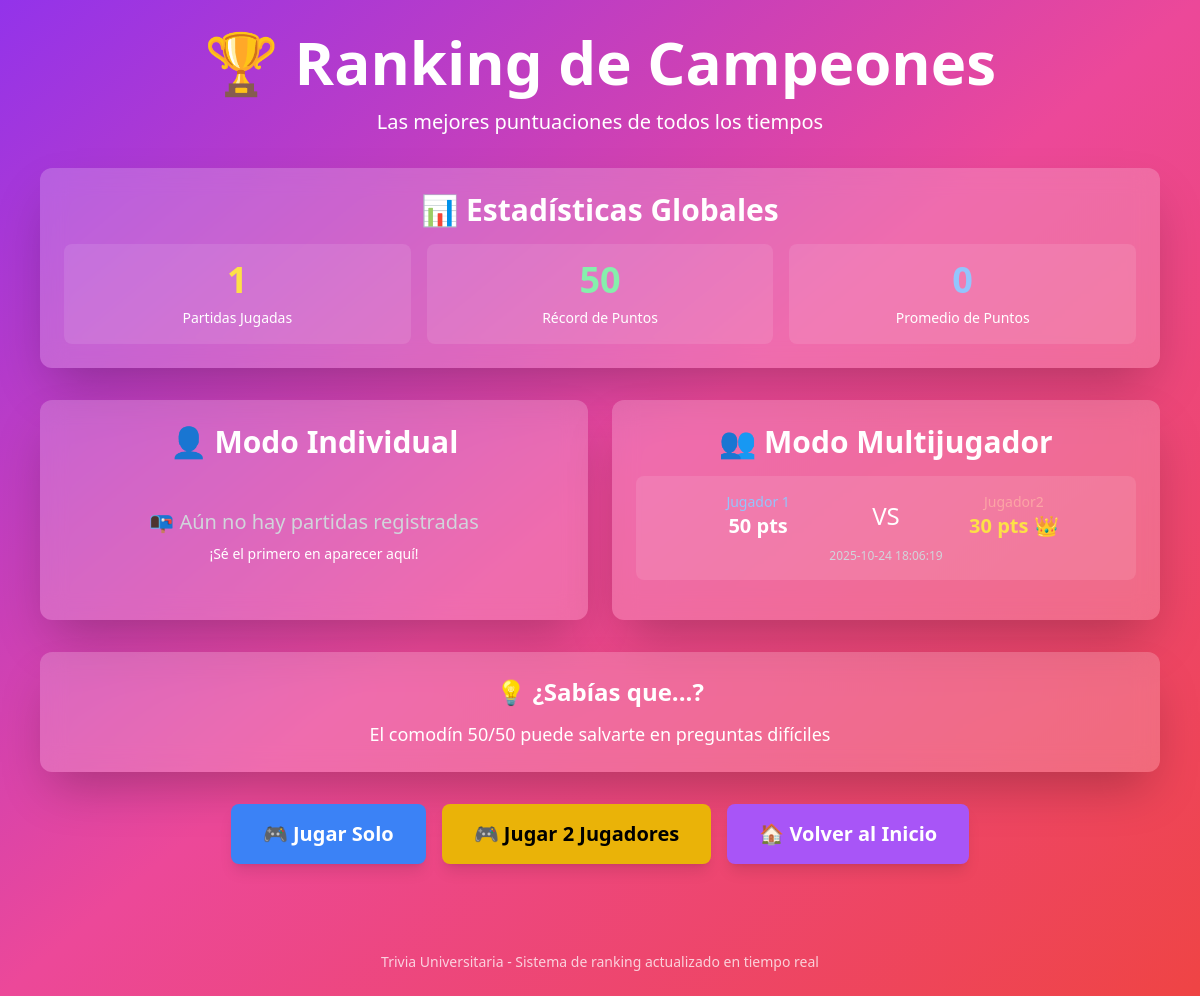
Before: /ranking with the older database file.
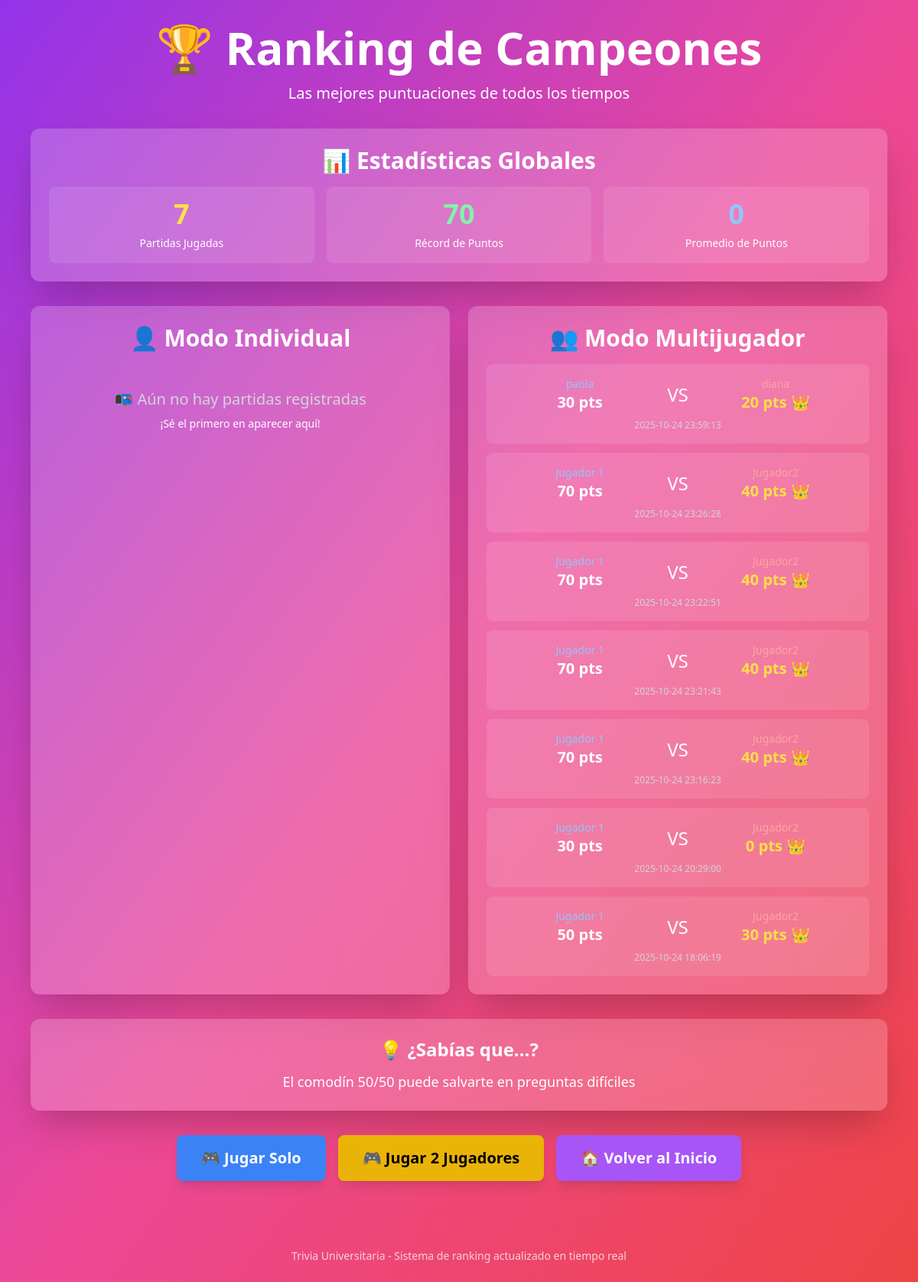
After: the same page with the newer database file.
### tables this page shows
CREATE TABLE partidas
                 (id INTEGER PRIMARY KEY AUTOINCREMENT,
                  fecha TEXT,
                  modo TEXT,
                  jugador1_puntos INTEGER,
                  jugador2_puntos INTEGER,
                  ganador INTEGER,
                  duracion INTEGER, nombre1 TEXT, nombre2 TEXT);

### app.py (the view)
@app.route('/ranking')
def ranking():
    ranking_individual = obtener_ranking('individual', 10)
    ranking_multi = obtener_ranking('multijugador', 10)
    stats_globales = obtener_estadisticas_globales()
    return render_template("ranking.html",
                         ranking_individual=ranking_individual,
                         ranking_multi=ranking_multi,
                         stats=stats_globales)

### database.py (called while the page is built)
def obtener_ranking(modo='individual', limit=10):
    try:
        conn = sqlite3.connect(DB_NAME)
        c = conn.cursor()
        if modo == 'individual':
            c.execute("""SELECT jugador1_puntos as puntos, fecha
                         FROM partidas
                         WHERE modo='individual'
                         ORDER BY puntos DESC
                         LIMIT ?""", (limit,))
        else:
            c.execute("""SELECT jugador1_puntos, jugador2_puntos, ganador, fecha , nombre1, nombre2
                         FROM partidas
                         WHERE modo='multijugador'
                         ORDER BY fecha DESC
                         LIMIT ?""", (limit,))
        resultados = c.fetchall()
        conn.close()
        return resultados
    except Exception as e:
        print(f"Error obteniendo ranking: {e}")
        return []

def obtener_estadisticas_globales():
    try:
        conn = sqlite3.connect(DB_NAME)
        c = conn.cursor()
        c.execute("SELECT COUNT(*) FROM partidas")
        total_partidas = c.fetchone()[0]
        c.execute("SELECT AVG(jugador1_puntos) FROM partidas WHERE modo='individual'")
        avg_puntos = c.fetchone()[0] or 0
        c.execute("SELECT MAX(jugador1_puntos) FROM partidas")
        mejor_puntuacion = c.fetchone()[0] or 0
        conn.close()
        return {
            'total_partidas': total_partidas,
            'promedio_puntos': round(avg_puntos, 2),
            'mejor_puntuacion': mejor_puntuacion
        }
    except Exception as e:
        print(f"Error obteniendo estadísticas globales: {e}")
        return {'total_partidas': 0, 'promedio_puntos': 0, 'mejor_puntuacion': 0}

### templates/ranking.html (shortened to what this page needs)
<!DOCTYPE html>
<html lang="es">
<head>
  <script src="https://cdn.tailwindcss.com"></script>
</head>
<body class="bg-gradient-to-br from-purple-600 via-pink-500 to-red-500 min-h-screen text-white">
  <div class="container mx-auto px-4 py-8 max-w-6xl">
    <div class="text-center mb-8">
      <h1 class="text-5xl md:text-6xl font-extrabold mb-4">🏆 Ranking de Campeones</h1>
      <p class="text-xl">Las mejores puntuaciones de todos los tiempos</p>
    </div>
    <div class="bg-white/20 backdrop-blur-md rounded-xl p-6 mb-8 shadow-2xl">
      <h2 class="text-3xl font-bold mb-4 text-center">📊 Estadísticas Globales</h2>
      <div class="grid grid-cols-1 md:grid-cols-3 gap-4">
        <div class="bg-white/10 rounded-lg p-4 text-center">
          <p class="text-4xl font-bold text-yellow-300">{{ stats.total_partidas }}</p>
          <p class="text-sm mt-2">Partidas Jugadas</p>
        </div>
        <div class="bg-white/10 rounded-lg p-4 text-center">
          <p class="text-4xl font-bold text-green-300">{{ stats.mejor_puntuacion }}</p>
          <p class="text-sm mt-2">Récord de Puntos</p>
        </div>
        <div class="bg-white/10 rounded-lg p-4 text-center">
          <p class="text-4xl font-bold text-blue-300">{{ stats.promedio_puntos }}</p>
          <p class="text-sm mt-2">Promedio de Puntos</p>
        </div>
      </div>
    </div>
    <div class="grid grid-cols-1 md:grid-cols-2 gap-6 mb-8">
      <div class="bg-white/20 backdrop-blur-md rounded-xl p-6 shadow-2xl">
        <h2 class="text-3xl font-bold mb-4 text-center">👤 Modo Individual</h2>
        {% if ranking_individual %}
        <div class="space-y-3">
          {% for puntos, fecha, nombre1 in ranking_individual %}
          <p class="text-lg font-semibold text-blue-200">{{ nombre1 or 'Jugador' }}</p>
          <div class="bg-white/10 rounded-lg p-4 flex items-center gap-4 hover:bg-white/20 transition {% if loop.index <= 3 %}shine-effect{% endif %}">
            <div class="text-3xl font-bold w-12 text-center">
              {% if loop.index == 1 %}
              <span class="rank-gold">🥇</span>
              {% elif loop.index == 2 %}
              <span class="rank-silver">🥈</span>
              {% elif loop.index == 3 %}
              <span class="rank-bronze">🥉</span>
              {% else %}
              <span class="text-gray-300">#{{ loop.index }}</span>
              {% endif %}
            </div>
            <div class="flex-1">
              <p class="text-2xl font-bold text-yellow-300">{{ puntos }} puntos</p>
              <p class="text-sm text-gray-200">{{ fecha }}</p>
            </div>
          </div>
          {% endfor %}
        </div>
        {% else %}
        <div class="text-center py-8">
          <p class="text-xl text-gray-300">📭 Aún no hay partidas registradas</p>
          <p class="text-sm mt-2">¡Sé el primero en aparecer aquí!</p>
        </div>
        {% endif %}
      </div>
      <div class="bg-white/20 backdrop-blur-md rounded-xl p-6 shadow-2xl">
        <h2 class="text-3xl font-bold mb-4 text-center">👥 Modo Multijugador</h2>
        {% if ranking_multi %}
        <div class="space-y-3">
          {% for j1_pts, j2_pts, ganador, fecha, nombre1, nombre2 in ranking_multi %}
          <div class="bg-white/10 rounded-lg p-4 hover:bg-white/20 transition">
            <div class="flex justify-between items-center mb-2">
              <div class="flex-1 text-center">
                <p class="text-sm text-blue-300">{{ nombre1 or 'Jugador 1' }}</p>
                <p class="text-xl font-bold {% if ganador == 1 %}text-yellow-300{% endif %}">
                  {{ j1_pts }} pts {% if ganador == 1 %}👑{% endif %}
                </p>
              </div>
              <div class="text-2xl px-2">VS</div>
              <div class="flex-1 text-center">
                <p class="text-sm text-red-300">{{ nombre2 or 'Jugador2' }}</p>
                <p class="text-xl font-bold {% if ganador == 2 %}text-yellow-300{% endif %}">
                  {{ j2_pts }} pts {% if ganador == 2 %}👑{% endif %}
                </p>
              </div>
            </div>
            <p class="text-xs text-center text-gray-300">{{ fecha }}</p>
          </div>
          {% endfor %}
        </div>
        {% else %}
        <div class="text-center py-8">
          <p class="text-xl text-gray-300">📭 Aún no hay partidas registradas</p>
          <p class="text-sm mt-2">¡Desafía a un amigo!</p>
        </div>
        {% endif %}
      </div>
    </div>
    <div class="bg-white/20 backdrop-blur-md rounded-xl p-6 mb-8 text-center shadow-2xl">
      <h3 class="text-2xl font-bold mb-3">💡 ¿Sabías que...?</h3>
      <p class="text-lg">
        {% set tips = [
          "Las preguntas difíciles dan 3 veces más puntos que las fáciles",
          "Conseguir una racha de 3+ respuestas correctas te da puntos bonus",
          "El comodín 50/50 puede salvarte en preguntas difíciles",
          "Practicar regularmente mejora tu puntuación promedio",
          "Las estadísticas por categoría te ayudan a identificar tus fortalezas"
        ] %}
        {{ tips[range(0, tips|length)|random] }}
      </p>
    </div>
    <div class="flex flex-col md:flex-row gap-4 justify-center">
      <a href="/juego?jugadores=1"
         class="bg-blue-500 hover:bg-blue-400 text-white px-8 py-4 rounded-lg text-xl font-bold shadow-lg transition transform hover:scale-105 text-center">
        🎮 Jugar Solo
      </a>
      <a href="/juego?jugadores=2"
         class="bg-yellow-500 hover:bg-yellow-400 text-black px-8 py-4 rounded-lg text-xl font-bold shadow-lg transition transform hover:scale-105 text-center">
        🎮 Jugar 2 Jugadores
      </a>
      <a href="/"
         class="bg-purple-500 hover:bg-purple-400 text-white px-8 py-4 rounded-lg text-xl font-bold shadow-lg transition transform hover:scale-105 text-center">
        🏠 Volver al Inicio
      </a>
    </div>
  </div>
  <footer class="text-center py-6 mt-8">
    <p class="text-sm opacity-75">Trivia Universitaria - Sistema de ranking actualizado en tiempo real</p>
  </footer>
</body>
</html>

Changed rows visible on the page:
added partidas: nombre1 "paola", jugador1_puntos "30", nombre2 "diana", jugador2_puntos "20", fecha "2025-10-24 23:59:13"
added partidas: nombre1 "Jugador 1", jugador1_puntos "70", nombre2 "Jugador2", jugador2_puntos "40", fecha "2025-10-24 23:26:28"
added partidas: nombre1 "Jugador 1", jugador1_puntos "70", nombre2 "Jugador2", jugador2_puntos "40", fecha "2025-10-24 23:22:51"
added partidas: nombre1 "Jugador 1", jugador1_puntos "70", nombre2 "Jugador2", jugador2_puntos "40", fecha "2025-10-24 23:21:43"
added partidas: nombre1 "Jugador 1", jugador1_puntos "70", nombre2 "Jugador2", jugador2_puntos "40", fecha "2025-10-24 23:16:23"
added partidas: nombre1 "Jugador 1", jugador1_puntos "30", nombre2 "Jugador2", jugador2_puntos "0", fecha "2025-10-24 20:29:00"
Other visible differences:
{{ stats.total_partidas }}: "1" → "7"
{{ stats.mejor_puntuacion }}: "50" → "70"
